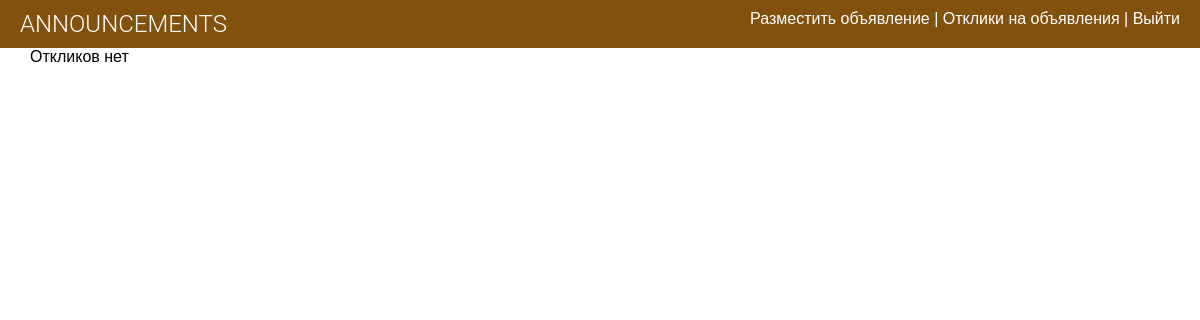
/comments/ (signed in), run on an earlier commit of the app's database.
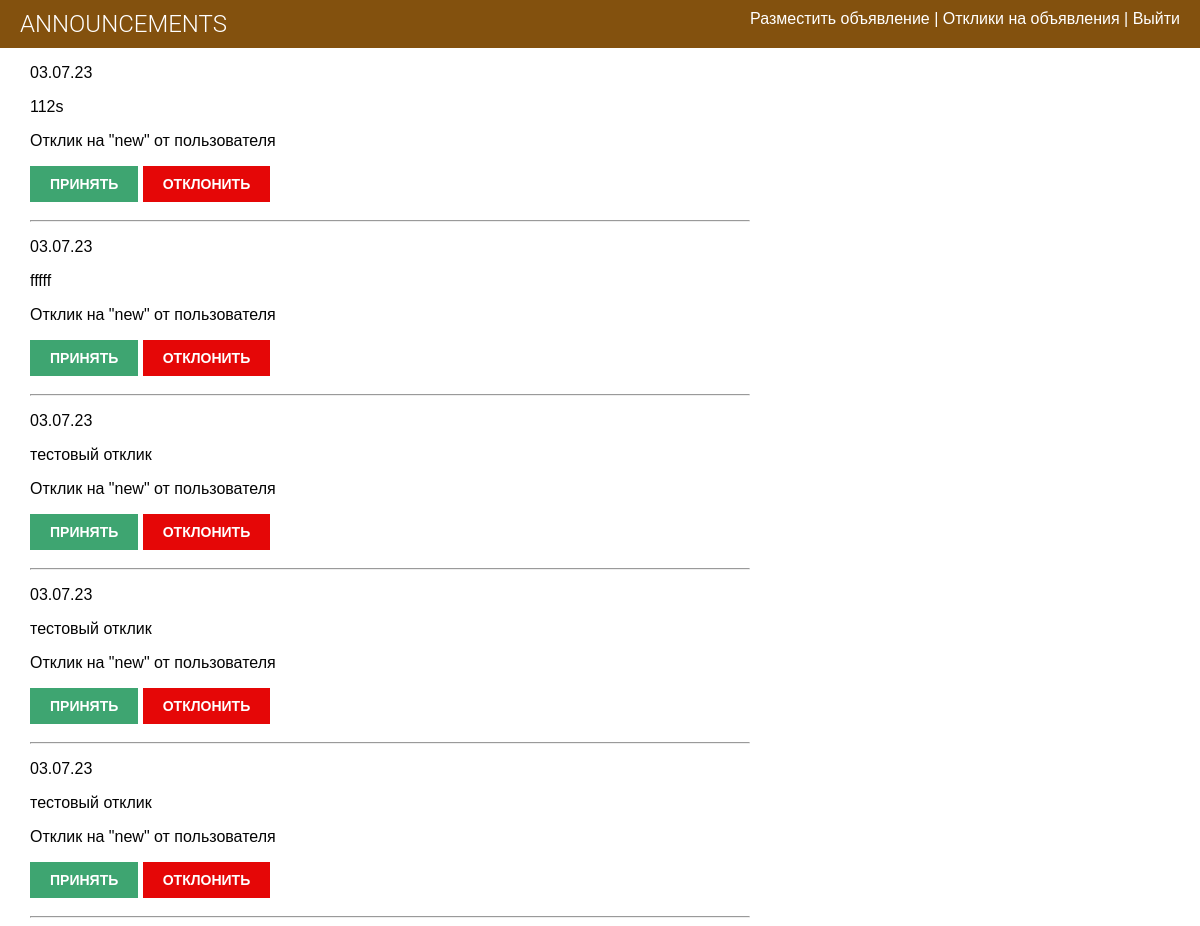
And on a later commit of the database.
### board/models.py (models this page shows, shortened)
class Comment(models.Model):
    announcement = models.ForeignKey(Announcement, on_delete=models.CASCADE, related_name='comments')
    name = models.CharField(max_length=80, verbose_name='Имя')
    email = models.EmailField()
    text = models.TextField(verbose_name="Отклик")
    created = models.DateTimeField(auto_now_add=True)
    updated = models.DateTimeField(auto_now=True)
    active = models.BooleanField(default=False)
    class Meta:
        ordering = ['-created']
        indexes = [models.Index(fields=['-created'])]

class Announcement(models.Model):
    title = models.CharField(max_length=250)
    author = models.ForeignKey(User, on_delete=models.CASCADE, related_name='person')
    text = models.TextField()
    image = models.ImageField(blank=True, upload_to='images/%Y/%m/%d/')
    url = models.URLField(blank=True)
    publish = models.DateTimeField(default=timezone.now)
    created = models.DateTimeField(auto_now_add=True)
    updated = models.DateTimeField(auto_now=True)
    category = models.ForeignKey('Category', on_delete=models.PROTECT, null=True, verbose_name='Категория',
                                 related_name='cats')
    class Meta:
        ordering = ['-publish']
        indexes = [models.Index(fields=['-publish'])]

### board/views.py (the view)
# urls.py: path('comments/', CommentList.as_view(), name="comment_list"),
class CommentList(LoginRequiredMixin, ListView):
    model = Comment
    template_name = 'announcement/comment_list.html'
    context_object_name = 'comment_list'
    ordering = '-created'
    def get_queryset(self):
        queryset = Comment.objects.filter(announcement__author=self.request.user)
        return queryset

### board/templates/announcement/comment_list.html
{% extends 'default.html' %}
{% block content %}
{% if comment_list %}
    {% for c in comment_list %}
        {% if c.status == True or c.status is None %}
            <p>{{ c.created|date:'d.m.y' }}</p>
            <p>{{ c.text }}</p>
            <p>Отклик на "{{ c.announcement.title }}" от пользователя {{ c.user }}</p>
                {% if c.status == True %}
                    <p>{{ c.text }}</p>
                {% else %}
                    <a href="{% url 'board:accept' pk=c.pk %}"><input type="submit" value="Принять" />
                    <a href="{% url 'board:deny' pk=c.pk %}"><input type="reset" value="Отклонить" />
                {% endif %}
            <hr>
        {% endif %}
    {% endfor %}
{% else %}
    Откликов нет
{% endif %}
{% endblock content %}

### board/templates/default.html (shortened to what this page needs)
{% load static %}
<!DOCTYPE html> <html>
<head>
<link href="{% static "style.css" %}" rel="stylesheet">
</head>
<body>
    <div id="header">
      <a href="{% url "board:announcement_list" %}" class="logo">Announcements</a>
      <ul class="menu">
{% if request.user.is_authenticated %}
    <a href="{% url 'board:ann_create' %}">Разместить объявление | </a>
    <a href="{% url 'board:comment_list' %}">Отклики на объявления | </a>
    <a href="{% url 'account_logout' %}">Выйти</a>
{% else %}
    <a href="{% url 'account_login' %}" >Вход</a>   <a href="{% url 'account_signup' %}" >Регистрация</a>
{% endif %}
      </ul>
    </div>
<div id="content">
    {% block content %}
    {% endblock %}
</div>
<div id="sidebar">
</div>
</body>
</html>

### board/static/style.css (style rules this page uses)
body { margin:0; padding:0; font-family:helvetica, sans-serif; background-color: rgb(255, 255, 255); }
a { color: rgb(9, 96, 33); text-decoration:none; }
#content { float:left; width:60%; padding:0 0 0 30px; }
#sidebar { float:right; width:30%; padding:10px; background: #ffffff; height:100%; margin-top: 30px; }
p { color: #030303; }
input, textarea { clear:both; float:left; margin:0 0 10px; background: #e1dbdb; border:0; padding:6px 10px; font-size:12px; }
input[type=submit] { font-weight:bold; background: rgba(11, 141, 76, 0.79); color:#fff; padding:10px 20px; font-size:14px; text-transform:uppercase; float: inherit; }
input[type=reset] { font-weight:bold; background: rgb(229, 7, 7); color:#fff; padding:10px 20px; font-size:14px; text-transform:uppercase; float: inherit; }
#header { background: #83510e; overflow:auto; padding:10px 20px; }
#header .logo { text-decoration:none; font-family:'Roboto', sans-serif; font-weight:300; text-transform:uppercase; font-size:24px; color:#fff; float:left; }
#header a { color:#fff; }
#header .menu { list-style:none; float:right; margin:0; padding:0; }

What changed in the data, as far as the page shows it:
added Comment: created "03.07.23", text "112s", announcement "new"
added Comment: created "03.07.23", text "fffff", announcement "new"
added Comment: created "03.07.23", text "тестовый отклик", announcement "new"
added Comment: created "03.07.23", text "тестовый отклик", announcement "new"
added Comment: created "03.07.23", text "тестовый отклик", announcement "new"
Also different on the page:
text no longer shown: "Откликов нет"
